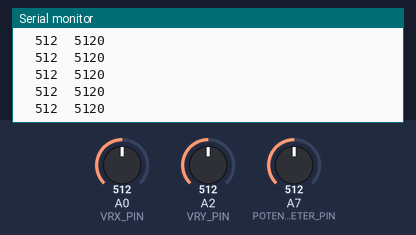
This sketch was run on a simulated Arduino Nano, built with avr-gcc and run on an emulated ATmega328P. Shown: the last lines printed to the serial monitor. The inputs (shaded band) are chosen by the test bench; at power-on: A0 (VRX_PIN) = 512, A2 (VRY_PIN) = 512, A7 (POTENTIOMETER_PIN) = 512.

Above: at 1.2 s.
1.3 s: A0 (VRX_PIN) set to 716
At 1.32 s:
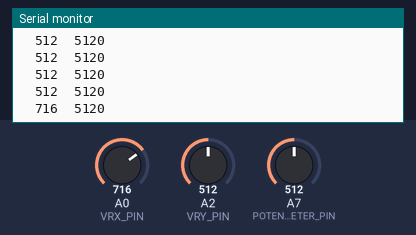
2.8 s: A2 (VRY_PIN) set to 716
At 2.83 s:
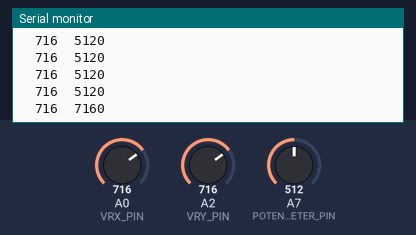
4.3 s: A0 (VRX_PIN) set to 900
At 4.34 s:
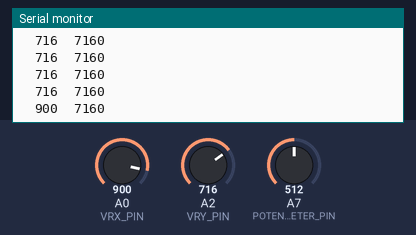
5.8 s: A2 (VRY_PIN) set to 900
At 5.85 s:
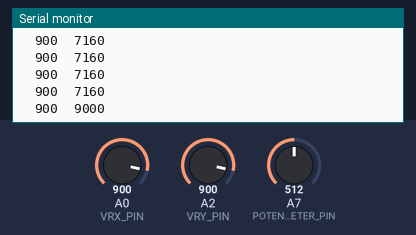
Timing chart, 0 to 8.3 s (numbered marks = the images above; inputs shaded):
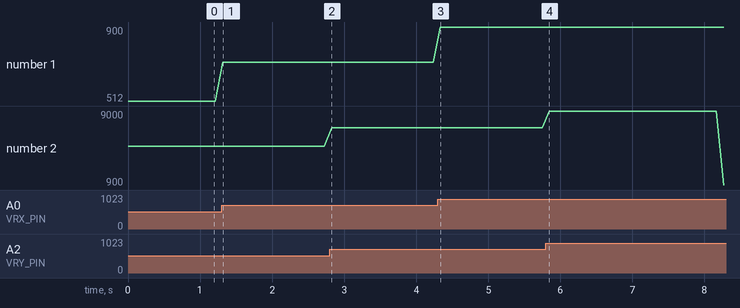

Measured:
- after the input at 1.3 s, the serial monitor: prints a new line at once (image 1)
- after the input at 2.8 s, the serial monitor: prints a new line at once (image 2)
- after the input at 4.3 s, the serial monitor: prints a new line at once (image 3)
- after the input at 5.8 s, the serial monitor: prints a new line after 0.05 s (image 4)
- plotted number 1: 512 → 716 after the input at 1.3 s, 716 → 900 after the input at 4.3 s
- plotted number 2: 5120 → 7160 after the input at 2.8 s

The sketch:

POT_test.ino
```cpp
#define POTENTIOMETER_PIN A7
#define VRX_PIN  A0 // Arduino pin connected to VRX pin
#define VRY_PIN  A2 // Arduino pin connected to VRY pin

const int buttonPin = A6;

int xValue = 0; // To store value of the X axis
int yValue = 0; // To store value of the Y axis
int buttonState = 0;
int POTvalue = 0;

void setup()
{
  Serial.begin(9600);

  pinMode(buttonPin, INPUT);
}

void loop() {

  buttonState = digitalRead(buttonPin);
  POTvalue = analogRead(POTENTIOMETER_PIN);
  xValue = analogRead(VRX_PIN);
  yValue = analogRead(VRY_PIN);


  //Serial.println(buttonState,POTvalue, xValue, yValue);
  //Serial.println(POTvalue);
  Serial.println(buttonState);
  Serial.print("  ");
  Serial.print(xValue);
  Serial.print("  ");
  Serial.print(yValue);

  delay(100);
}
```
